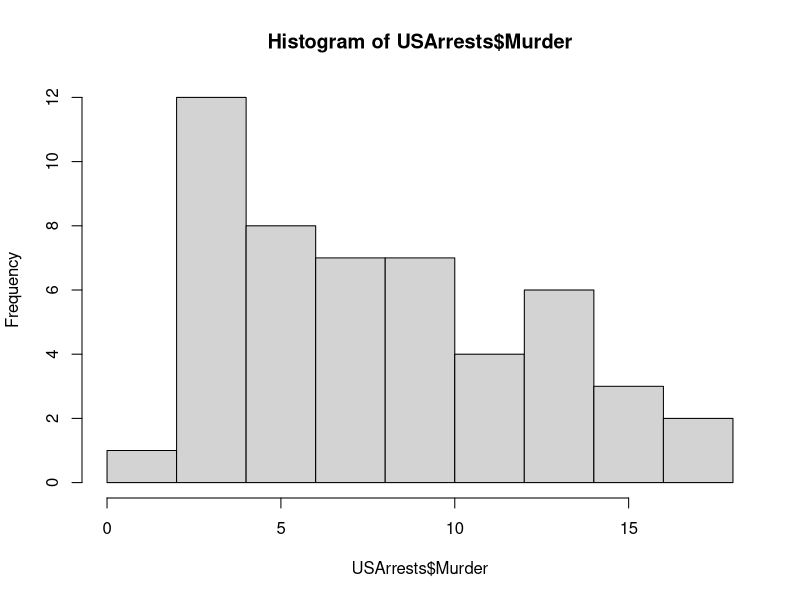
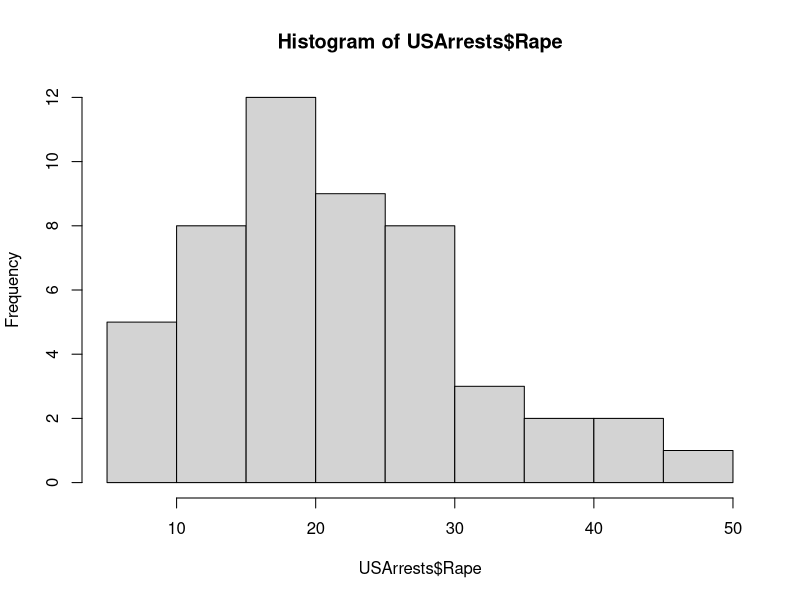
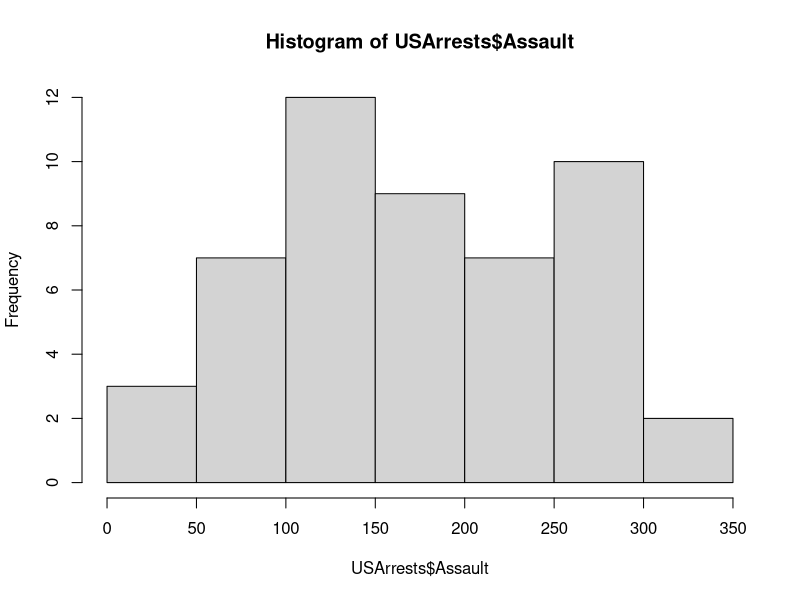
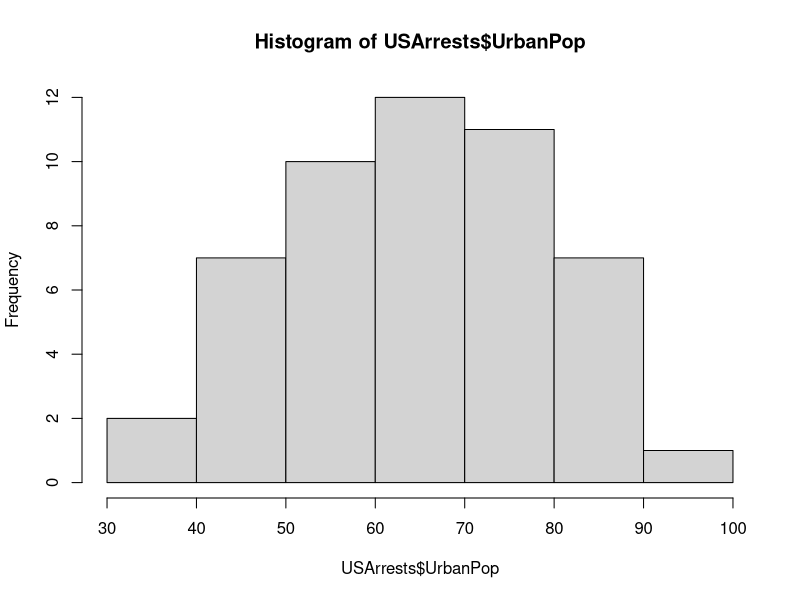

Recreate these plots in R, in order.
## ---- chunk 1
knitr::opts_chunk$set(echo = TRUE)
## ---- chunk 2
hist(USArrests$Murder)
hist(USArrests$Rape)
hist(USArrests$Assault)
hist(USArrests$UrbanPop)
## ---- chunk 3
mean(USArrests$Murder)
mean(USArrests$Assault)
mean(USArrests$UrbanPop)
mean(USArrests$Rape)
## ---- chunk 4
median(USArrests$Murder)
median(USArrests$Assault)
median(USArrests$UrbanPop)
median(USArrests$Rape)

median(USArrests$Gunfire)



